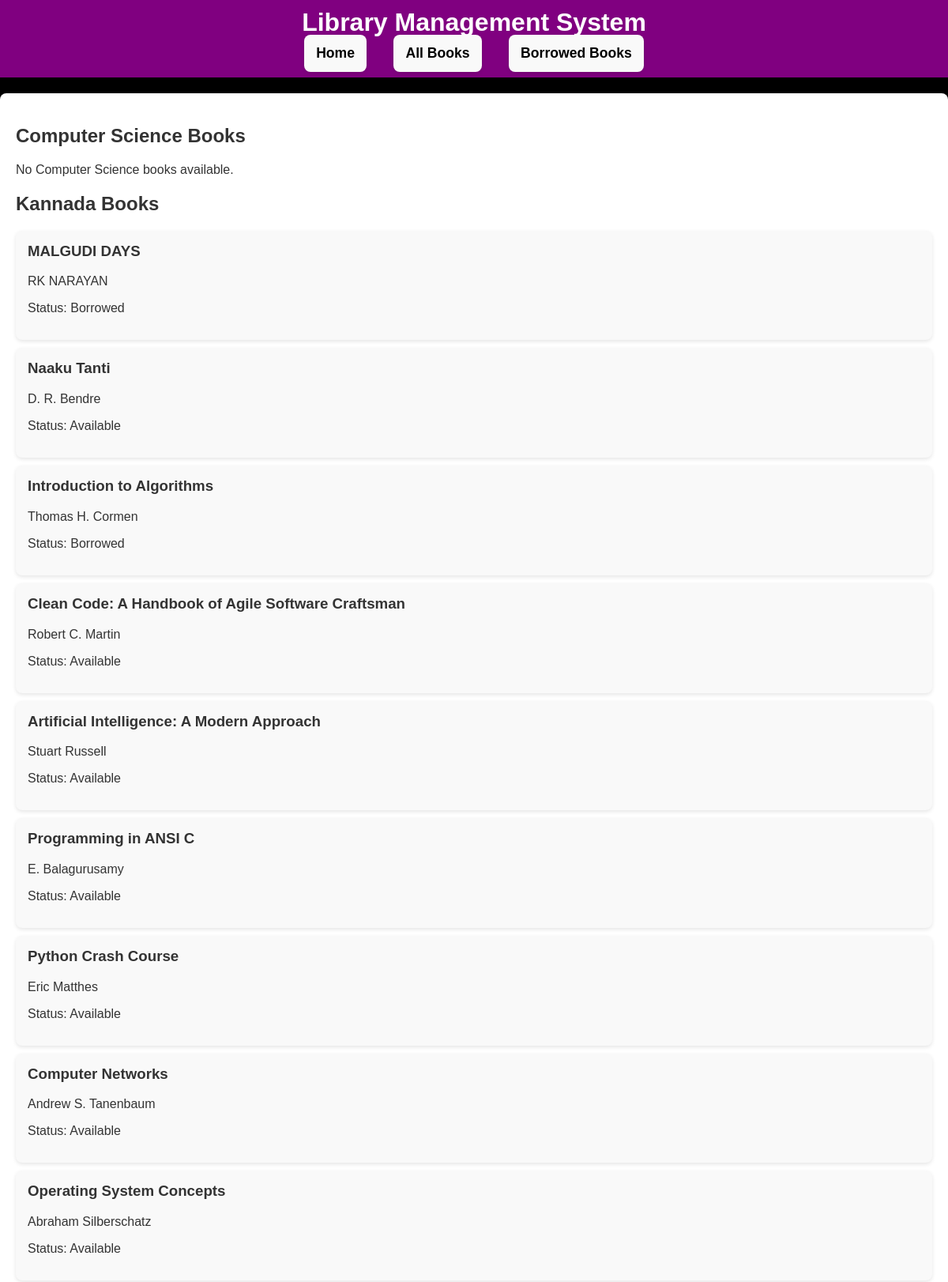
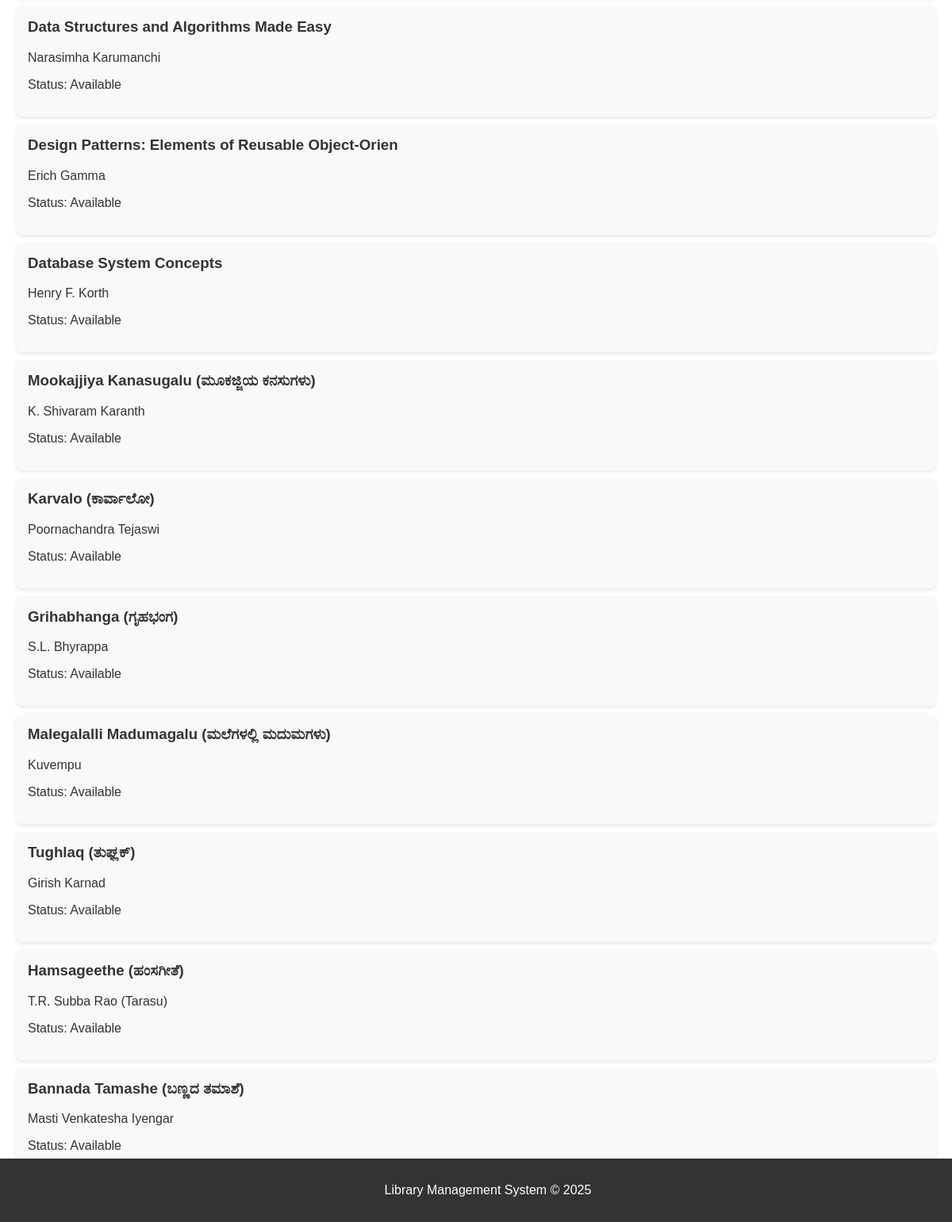
The page /books/ on the database its author committed (2 pictures, top to bottom).
### library/models.py (models this page shows, shortened)
class Book(models.Model):
    title = models.CharField(max_length=50)
    author = models.ForeignKey(Author, on_delete=models.CASCADE)
    available = models.BooleanField(default=True)
    category = models.CharField(max_length=2, choices=CATEGORY_CHOICES)

class Author(models.Model):
    name = models.CharField(max_length=50)
    bio = models.TextField(blank=True)

### library/views.py (the view)
# urls.py: path('books/', views.book_list, name='book_list'),
def book_list(request):
    cs_books = Book.objects.filter(category='CS')
    kannada_books = Book.objects.filter(category='KN')
    return render(request, 'library/book_list.html', {
        'cs_books': cs_books,
        'kannada_books': kannada_books
    })

### library/templates/library/book_list.html
{% extends 'library/base.html' %}
{% block content %}
    <h2>Computer Science Books</h2>
    <ul>
        {% for book in cs_books %}
            <li>
                <h3>{{ book.title }}</h3>
                <p>{{ book.author.name }}</p>
                {% if book.available %}
                    <p>Status: Available</p>
                {% else %}
                    <p>Status: Borrowed</p>
                {% endif %}
            </li>
        {% empty %}
            <p>No Computer Science books available.</p>
        {% endfor %}
    </ul>
    <h2>Kannada Books</h2>
    <ul>
        {% for book in kannada_books %}
            <li>
                <h3>{{ book.title }}</h3>
                <p>{{ book.author.name }}</p>
                {% if book.available %}
                    <p>Status: Available</p>
                {% else %}
                    <p>Status: Borrowed</p>
                {% endif %}
            </li>
        {% empty %}
            <p>No Kannada books available.</p>
        {% endfor %}
    </ul>
{% endblock %}

### static/css/style.css (style rules this page uses)
body { font-family: Arial, sans-serif; background-color: black; margin: 0; padding: 0; color: #333; }
ul { list-style-type: none; padding: 0; }
ul li { margin: 10px 0; background-color: #f9f9f9; padding: 15px; border-radius: 8px; box-shadow: 0 2px 5px rgba(0, 0, 0, 0.1); }
ul li h3 { margin-top: 0; }

### rows shown on the page
Book: title "MALGUDI DAYS", author.name "RK NARAYAN", available "Status: Borrowed"
Book: title "Naaku Tanti", author.name "D. R. Bendre", available "Status: Available"
Book: title "Introduction to Algorithms", author.name "Thomas H. Cormen", available "Status: Borrowed"
Book: title "Clean Code: A Handbook of Agile Software Craftsman", author.name "Robert C. Martin", available "Status: Available"
Book: title "Artificial Intelligence: A Modern Approach", author.name "Stuart Russell", available "Status: Available"
Book: title "Programming in ANSI C", author.name "E. Balagurusamy", available "Status: Available"
Book: title "Python Crash Course", author.name "Eric Matthes", available "Status: Available"
Book: title "Computer Networks", author.name "Andrew S. Tanenbaum", available "Status: Available"
Book: title "Operating System Concepts", author.name "Abraham Silberschatz", available "Status: Available"
Book: title "Data Structures and Algorithms Made Easy", author.name "Narasimha Karumanchi", available "Status: Available"
Book: title "Design Patterns: Elements of Reusable Object-Orien", author.name "Erich Gamma", available "Status: Available"
Book: title "Database System Concepts", author.name "Henry F. Korth", available "Status: Available"
Book: title "Mookajjiya Kanasugalu (ಮೂಕಜ್ಜಿಯ ಕನಸುಗಳು)", author.name "K. Shivaram Karanth", available "Status: Available"
Book: title "Karvalo (ಕಾರ್ವಾಲೋ)", author.name "Poornachandra Tejaswi", available "Status: Available"
Book: title "Grihabhanga (ಗೃಹಭಂಗ)", author.name "S.L. Bhyrappa", available "Status: Available"
Book: title "Malegalalli Madumagalu (ಮಲೆಗಳಲ್ಲಿ ಮದುಮಗಳು)", author.name "Kuvempu", available "Status: Available"
Book: title "Tughlaq (ತುಘ್ಲಕ್)", author.name "Girish Karnad", available "Status: Available"
Book: title "Hamsageethe (ಹಂಸಗೀತೆ)", author.name "T.R. Subba Rao (Tarasu)", available "Status: Available"
Book: title "Bannada Tamashe (ಬಣ್ಣದ ತಮಾಶೆ)", author.name "Masti Venkatesha Iyengar", available "Status: Available"
